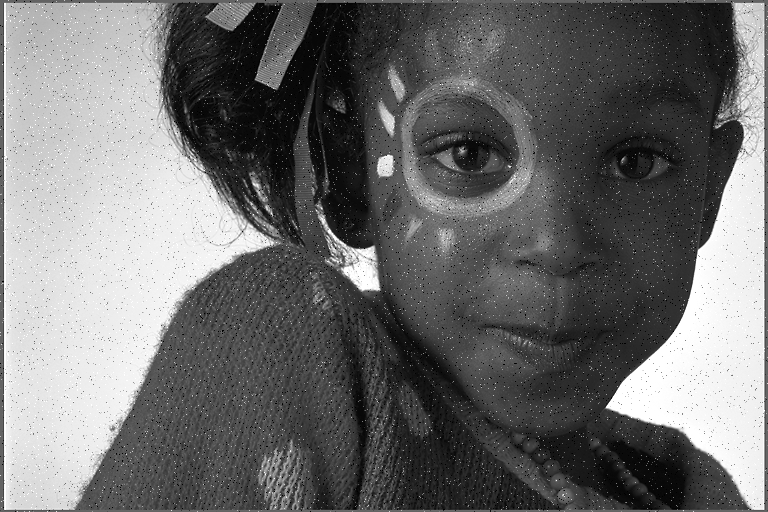
%> input picture Lab7/images/img14sp.tif, 768 x 512 px; the run also reads 1 picture not shown here
$ octave lab7.m   (GNU Octave 9; MATLAB toolbox functions it lacks are replaced by stand-ins)
%> lines starting %> are read from the running program, lines starting %| are printed output that depends on the picture
clear all
% Read image
% X = imread('./images/img14bl.tif');
% X = imread('./images/img14gn.tif');
X = imread('./images/img14sp.tif');
%> X is the input picture: size 512x768 uint8; min 0, max 255, mean 109
Y = imread('./images/img14g.tif');

[RowX, ColX] = size(X);
%> RowX = 512; ColX = 768
[RowY, ColY] = size(Y);
%> RowY = 512; ColY = 768
NuminRow = floor(RowX/20);
%> NuminRow = 25
NuminCol = floor(ColX/20);
%> NuminCol = 38
N = NuminRow*NuminCol;
%> N = 950

z = zeros(N,49);
y = zeros(N,1);
for i = 1:NuminRow
    for j = 1:NuminCol
        z((i-1)*NuminRow+j,:) = reshape(X(i*20-3:i*20+3,j*20-3:j*20+3),[1,49]);
        y((i-1)*NuminRow+j) = Y(i*20,j*20);
    end
end
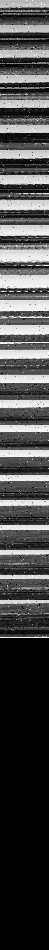
%> z: size 950x49 double; min 0, max 255, mean 76
%> after the loop, y = 950 values, max 251 at index 343, min 0 at index 639, mean 76.47

Rzz = z' * z / N;
rzy = z' * y / N;
%> rzy = 49 values, max 12912.4 at index 25, min 12534.5 at index 48, mean 12742.8
theta = reshape(inv(Rzz) * rzy,[7,7]);
%> theta = [0.00609 0.00821 0.0163 0.00846 0.0391 -0.0206 -0.0314; 0.00742 -0.00771 0.022 0.044 -0.000802 0.0037 0.0223; -0.0102 0.00763 0.0443 0.11 0.0384 -0.0161 0.0338; 0.000681 -0.0221 0.0288 0.33 0.134 -0.0215 0.0131; 0.0236 -0.0375 0.0368 0.0871 -0.00325 -0.0387 0.0248; -0.0108 -0.0179 0.0209 0.0583 0.0264 0.00295 0.00135; 0.000257 0.0272 -0.00223 0.0106 -0.000286 0.0129 -0.00728]

figure()
imshow(imfilter(X,theta))
